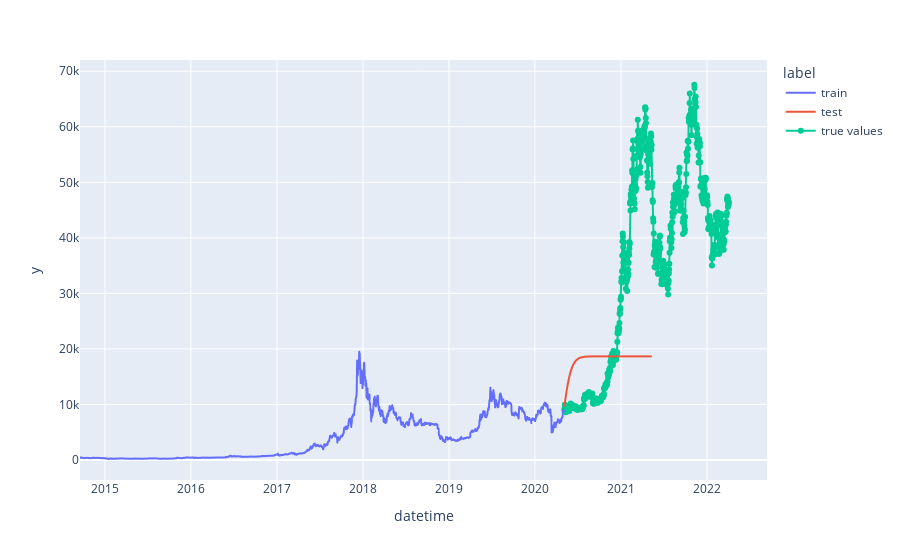

Notebook source saved alongside this figure:
### Code cell
date=df_forecast_lstm.index

# Create traces
fig = px.line(df_forecast_lstm,x=df_forecast_lstm.index, y=df_forecast_lstm.value.values, color='label')
fig.add_trace(go.Scatter(x=df_val.index, y=df_val.Close,
                    mode='lines+markers', name= "true values"))

fig.show()

### Figure 1 — Plotly figure (JSON) as saved in the notebook; plotly's stock layout.template omitted (floating-point values rounded to 4 significant figures; data arrays with more than 128 entries replaced by an {"elided": "..."} marker saying what was removed)
{"data": [{"hovertemplate": "label=train<br>datetime=%{x}<br>y=%{y}<extra></extra>", "legendgroup": "train", "line": {"color": "#636efa", "dash": "solid"}, "marker": {"symbol": "circle"}, "mode": "lines", "name": "train", "showlegend": true, "type": "scattergl", "x": {"elided": "2057 str values"}, "xaxis": "x", "y": {"elided": "2057 float values"}, "yaxis": "y"}, {"hovertemplate": "label=test<br>datetime=%{x}<br>y=%{y}<extra></extra>", "legendgroup": "test", "line": {"color": "#EF553B", "dash": "solid"}, "marker": {"symbol": "circle"}, "mode": "lines", "name": "test", "showlegend": true, "type": "scattergl", "x": {"elided": "369 str values"}, "xaxis": "x", "y": {"elided": "369 float values"}, "yaxis": "y"}, {"mode": "lines+markers", "name": "true values", "type": "scatter", "x": {"elided": "700 str values"}, "y": {"elided": "700 float values"}}], "layout": {"autosize": true, "legend": {"title": {"text": "label"}, "tracegroupgap": 0}, "margin": {"t": 60}, "xaxis": {"anchor": "y", "autorange": true, "domain": [0, 1], "range": ["2014-09-17", "2022-09-13 09:38:56.3687"], "title": {"text": "datetime"}, "type": "date"}, "yaxis": {"anchor": "x", "autorange": true, "domain": [0, 1], "range": [-3617.0, 72280.0], "title": {"text": "y"}, "type": "linear"}}}
